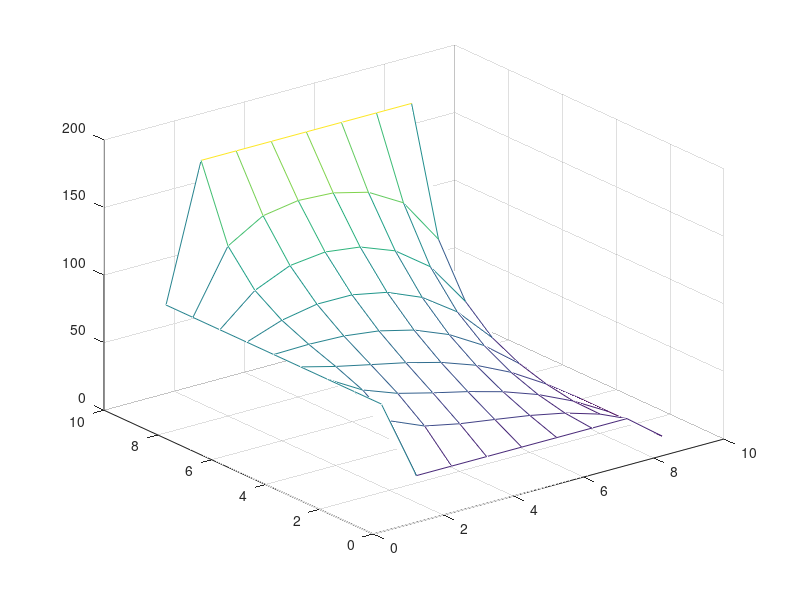

Reproduce this figure in MATLAB.
clear all
close all
clc
h=0.5;
k=h;
x=0:h:4;
y=0:h:4;
m=length(y);
n=length(x);
eps=1e-6;  
can=sqrt(4-(cos(pi/(n-1))+cos(pi/(m-1)))^2);
omega=4/(2+can)

u(1,2:m-1)=20;
u(n,2:m-1)=180;
u(:,1)=80;
u(:,m)=0;
er=1
while(er>eps)
    for i=2:m-1
        for j=2:n-1
            r=(u(i,j-1)+u(i,j+1)+u(i-1,j)+u(i+1,j)-4*u(i,j))/4;
            u(i,j)=u(i,j)+omega*r;
            er=abs(r);
        end 
    end
end
u
    mesh(u)
    
    
    



